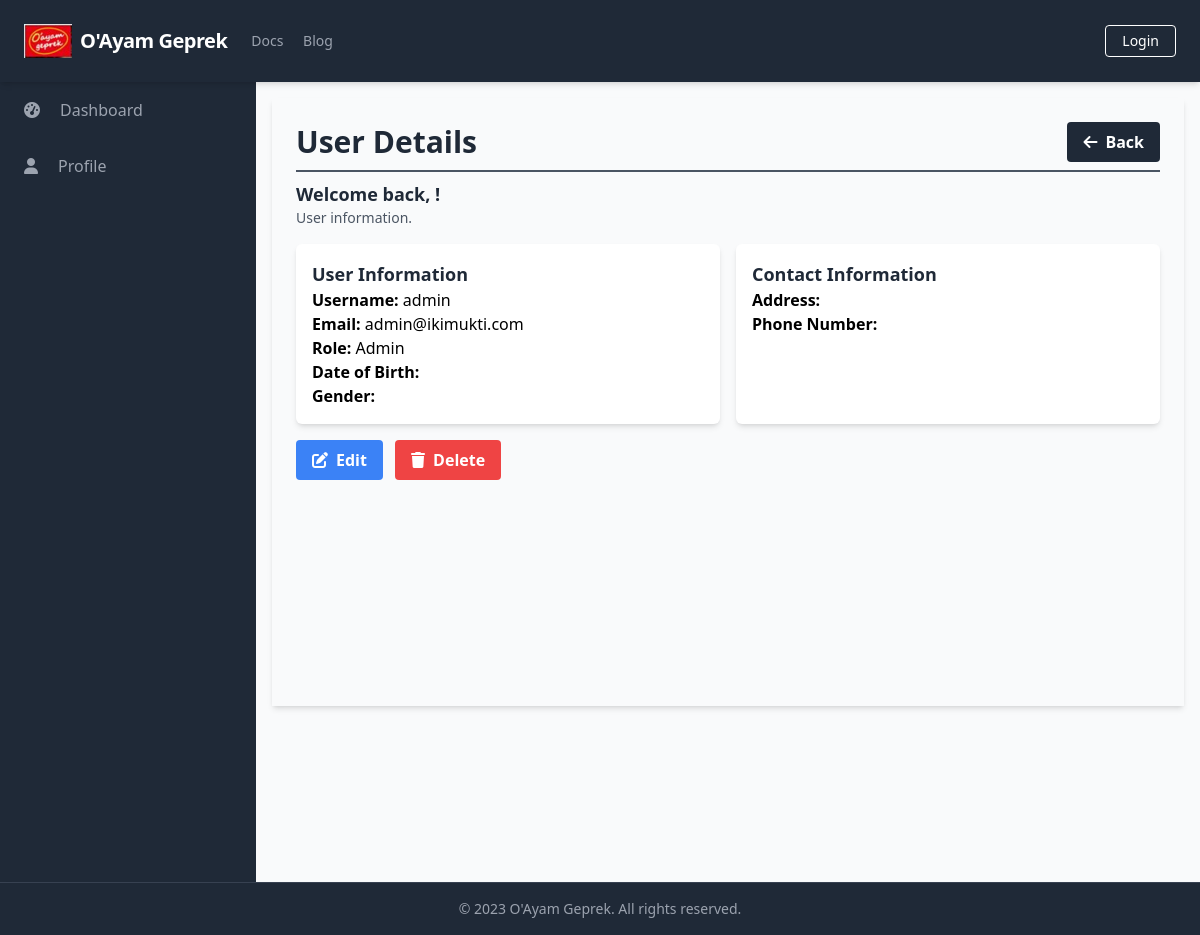
Screenshot of /manage_users/manage_users_detail.php?id=137648118 with the database file from the repository.
### tables this page shows
CREATE TABLE `Users` (
  `UserID` int(11) NOT NULL,
  `Username` varchar(50) NOT NULL,
  `Password` varchar(255) NOT NULL,
  `Email` varchar(100) NOT NULL,
  `FullName` varchar(100) DEFAULT NULL,
  `DateOfBirth` date DEFAULT NULL,
  `Gender` varchar(10) DEFAULT NULL,
  `Address` text DEFAULT NULL,
  `PhoneNumber` varchar(20) DEFAULT NULL,
  `RoleID` int(11) DEFAULT NULL,
  `AccountCreationDate` timestamp NOT NULL DEFAULT current_timestamp() ON UPDATE current_timestamp(),
  `LastLogin` datetime DEFAULT NULL,
  `AccountStatus` varchar(20) DEFAULT NULL,
  `ProfilePictureURL` varchar(255) DEFAULT NULL,
  `ActivationStatus` varchar(20) DEFAULT NULL
);

CREATE TABLE `role` (
  `RoleID` int(11) NOT NULL,
  `RoleName` varchar(50) NOT NULL
);

### public/manage_users/manage_users_detail.php (the view, shortened to what this page needs)
<?php
require_once('../../database/connection.php');
$userID = '';
$errors = array();
$userData = array();
if (isset($_GET['id'])) {
    $userID = $_GET['id'];
    $query = "SELECT u.UserID, u.Username, u.Email, r.RoleName, u.DateOfBirth, u.Gender, u.Address, u.PhoneNumber, u.RoleID, u.AccountCreationDate, u.LastLogin, u.AccountStatus, u.ActivationStatus
              FROM Users u
              LEFT JOIN Role r ON u.RoleID = r.RoleID
              WHERE u.UserID = $userID";
    $result = $conn->query($query);
    if ($result->num_rows > 0) {
        $userData = $result->fetch_assoc();
    } else {
        $errors[] = "User not found.";
    }
}
?>
<?php include_once('../components/header.php'); ?>
<div class="h-screen flex flex-col">
    <?php include('../components/navbar.php'); ?>
    <div class="flex-grow bg-gray-50 flex flex-row shadow-md">
        <?php include('../components/sidebar.php'); ?>
        <main class="bg-gray-50 flex flex-col flex-1 overflow-y-scroll h-screen flex-shrink-0 sc-hide pb-40">
            <div class="flex items-start justify-start p-6 shadow-md m-4 flex-1 flex-col">
                <div class="flex flex-row justify-between items-center w-full border-b-2 border-gray-600 mb-2 pb-2">
                    <h1 class="text-3xl text-gray-800 font-semibold w-full">User Details</h1>
                    <div class="flex flex-row justify-end items-center">
                        <a href="../manage_users/manage_users_list.php" class="bg-gray-800 hover:bg-gray-700 text-white font-bold py-2 px-4 rounded inline-flex items-center space-x-2">
                            <i class="fas fa-arrow-left"></i>
                            <span>Back</span>
                        </a>
                    </div>
                </div>
                <div class="flex flex-col w-full">
                    <div class="flex flex-row justify-between items-center w-full mb-2 pb-2">
                        <div>
                            <h2 class="text-lg text-gray-800 font-semibold">Welcome back, <?php echo $_SESSION['FullName']; ?>!</h2>
                            <p class="text-gray-600 text-sm">User information.</p>
                        </div>
                    </div>
                    <?php if (!empty($userData)) : ?>
                        <div class="grid grid-cols-2 gap-4">
                            <div class="bg-white shadow-md p-4 rounded-md">
                                <h3 class="text-lg font-semibold text-gray-800">User Information</h3>
                                <p><strong>Username:</strong> <?php echo $userData['Username']; ?></p>
                                <p><strong>Email:</strong> <?php echo $userData['Email']; ?></p>
                                <p><strong>Role:</strong> <?php echo $userData['RoleName']; ?></p>
                                <p><strong>Date of Birth:</strong> <?php echo $userData['DateOfBirth']; ?></p>
                                <p><strong>Gender:</strong> <?php echo $userData['Gender']; ?></p>
                            </div>
                            <div class="bg-white shadow-md p-4 rounded-md">
                                <h3 class="text-lg font-semibold text-gray-800">Contact Information</h3>
                                <p><strong>Address:</strong> <?php echo $userData['Address']; ?></p>
                                <p><strong>Phone Number:</strong> <?php echo $userData['PhoneNumber']; ?></p>
                            </div>
                        </div>
                        <div class="mt-4">
                            <a href="manage_users_update.php?id=<?php echo $userID; ?>" class="bg-blue-500 hover:bg-blue-700 text-white font-bold py-2 px-4 rounded inline-flex items-center mr-2">
                                <i class="fas fa-edit mr-2"></i>
                                <span>Edit</span>
                            </a>
                            <a href="#" onclick="confirmDelete(<?php echo $userID; ?>)" class="bg-red-500 hover:bg-red-700 text-white font-bold py-2 px-4 rounded inline-flex items-center">
                                <i class="fas fa-trash mr-2"></i>
                                <span>Delete</span>
                            </a>
                        </div>
                    <?php else : ?>
                        <div class="bg-white shadow-md p-4 rounded-md">
                            <p>No user data available.</p>
                        </div>
                    <?php endif; ?>
                </div>
            </div>
        </main>
    </div>
    <?php include('../components/footer.php'); ?>
</div>
</body>
</html>

### rows the page displays
users: Username "admin", Email "admin@ikimukti.com", role.RoleName "Admin"

### other values shown
$baseTitle "O'Ayam Geprek"
